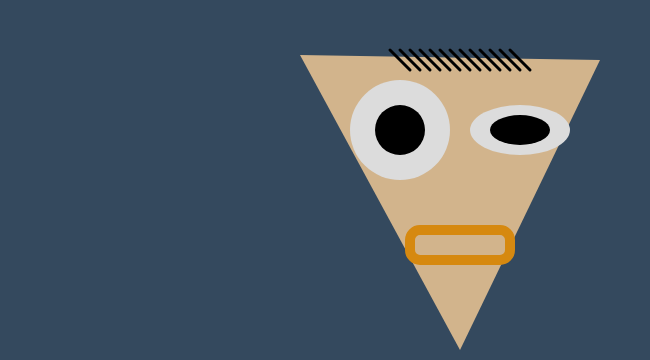
Frame 1 (no input)
Frame 60 (no input): identical to frame 1, image omitted
Frame 120 (the mouse pressed at the canvas centre since frame 60): identical to frame 1, image omitted

The p5.js sketch that drew this single still picture (run headless with seeded random() and noise() and a simulated clock; from frame 60 on, the mouse is pressed at the canvas centre):

// p5.js sketch
// ── sketch.js
/* 
Self Portrait v1 
By MD Uzzal Miah
*/

function setup() {
	createCanvas(650, 360);
}

function draw() {
	background("#34495E");

	//face
	noStroke();
	fill(210,180,140); // Th
	triangle(300, 55, 600, 60, 460, 350)


	// eyes
	// Right 
	fill(220, 220, 220); // Gainsboro
	circle(400, 130, 100);
	fill(0); // Black
	circle(400, 130, 50);

    //Left
    fill(220, 220, 220); // Gainsboro
	ellipse(520, 130, 100, 50);
    fill(0); // Black
	ellipse(520, 130, 60, 30);


    // mouth
    stroke("#D68910");
    strokeWeight(10)
    noFill();
	rect(410, 230, 100, 30, 10);
    


	// hair
	stroke("Black");
	strokeWeight(3);
    line( 390, 50, 410, 70);
	line( 400, 50, 420, 70);
	line( 410, 50, 430, 70);
	line( 420, 50, 440, 70);
	line( 430, 50, 450, 70);
	line( 440, 50, 460, 70);
	line( 450, 50, 470, 70);
	line( 460, 50, 480, 70);
	line( 470, 50, 490, 70);
	line( 480, 50, 500, 70);
	line( 490, 50, 510, 70);
	line( 500, 50, 520, 70);
	line( 510, 50, 530, 70);
	


}
